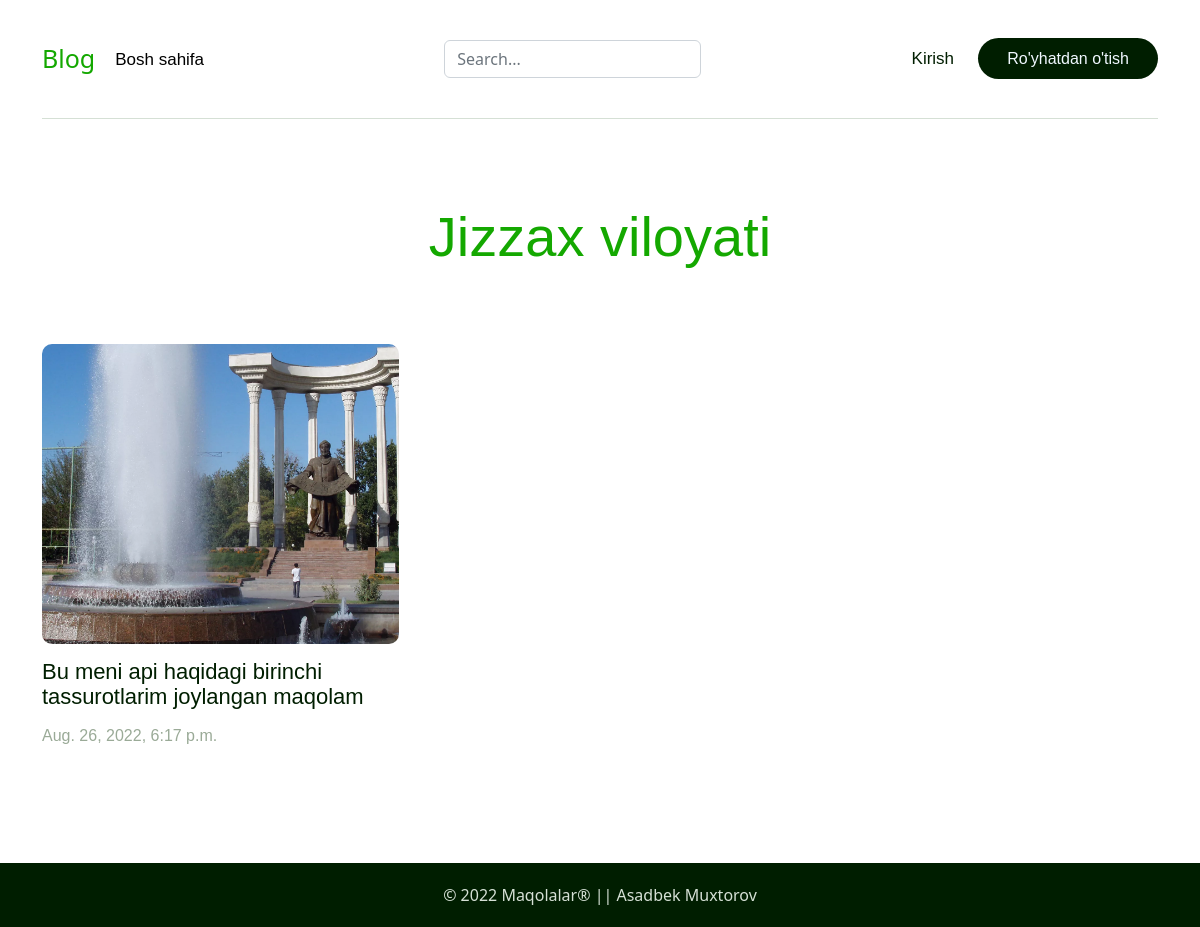
Screenshot of /regions/4/ with the database file from the repository.
### articles/models.py (models this page shows, shortened)
class Articles(models.Model):
    regions = Const.regions
    categories = Const.categories
    title = models.CharField(max_length=128, verbose_name='Sarlavha')
    image = models.ImageField()
    author = models.ForeignKey(
        get_user_model(),
        on_delete=models.CASCADE,
    )
    category = models.CharField(
        max_length=35,
        choices=categories,
        default=1
    )
    region = models.CharField(
        max_length=35,
        choices=regions,
        default=14
    )
    date = models.DateTimeField(auto_now_add=True)
    body = RichTextField(verbose_name="Maqola matni:")
    blog_view = models.IntegerField(default=0)

### articles/views.py (the view)
# urls.py: path('regions/<str:pk>/', views.ArticleRegionListView, name="regions"),
def ArticleRegionListView(request, pk):
    region = dict(Const.regions)[pk]
    object_list = Articles.objects.filter(region=pk)[::-1]
    context = {
        "object_list": object_list,
        "region": region
    }
    return render(request, 'region_filter.html', context)

### templates/region_filter.html (shortened to what this page needs)
{% extends "base.html" %}
{% load static %}
{% block link %}{% static 'css/forms.css' %}{% endblock link %}
{% block content %}
<div class="container">
    <div class="section-title">
        <h1 class="">{{ region }}</h1>
    </div>
   <ul class="blog-items">
    {% for article in object_list %}
    <li class="articel-item blog-item">
        <a href=" {% url 'article_detail' pk=article.pk %} ">
            <div class="articel-img">
                {% if article.image %}
                <img src="{{ article.image.url }}" alt="">
                {% else %}
                <img src="{% static 'images/rasm10.jpg' %}" alt="">
                {% endif %}
            </div>
            <div class="articel-content">
                <p class="bg-title"> {{ article.title }} </p>
                <p class="bg-date">
                    {{ article.date }}
                </p>
            </div>
        </a>
    </li>
    {% endfor %}
   </ul>
</div>
{% endblock content %}

### static/css/main.css (style rules this page uses)
.blog-items { display: flex; padding: 0; flex-wrap: wrap; justify-content: space-between; }
.blog-item { list-style: none; width: 32%; margin-top: 30px; }
.section-title { padding-top: 110px; padding-bottom: 35px; }
.section-title h1 { margin-top: 0; margin-bottom:15px; font-family: 'Upworkrza',sans-serif; color: #14a800; font-size: 56px; line-height: 54px; font-weight: 400; }
.bg-title { font-family: 'Neuemontreal', sans-serif; color: #001e00; font-size: 22px; line-height: 25px; font-weight: 500; letter-spacing: -0.002em; }
.bg-date { font-style: 16px; line-height: 22px; color: #9aaa97; font-weight: 500; font-family: 'Neuemontreal', sans-serif; position: relative; bottom: 0; }
.articel-item a { text-decoration:none !important }
.articel-content { padding-top: 10px; }
.articel-img img { width: 100%; height: 205px; object-position: 50% 22%; object-fit: cover; border: 0; vertical-align: middle; display: inline-block; max-width: 100%; transition: all 0.7s; }
.articel-img { overflow: hidden; border-radius: 10px; z-index: 1; }
.blog-item img { width: 100%; height: 300px !important; }

### static/css/forms.css (style rules this page uses)
.section-title { text-align: center; }

### rows the page displays
Articles: image (picture), title "Bu meni api haqidagi birinchi tassurotlarim joylangan maqolam", date "Aug. 26, 2022, 6:17 p.m."

### other values shown
{{ region }} "Jizzax viloyati"
